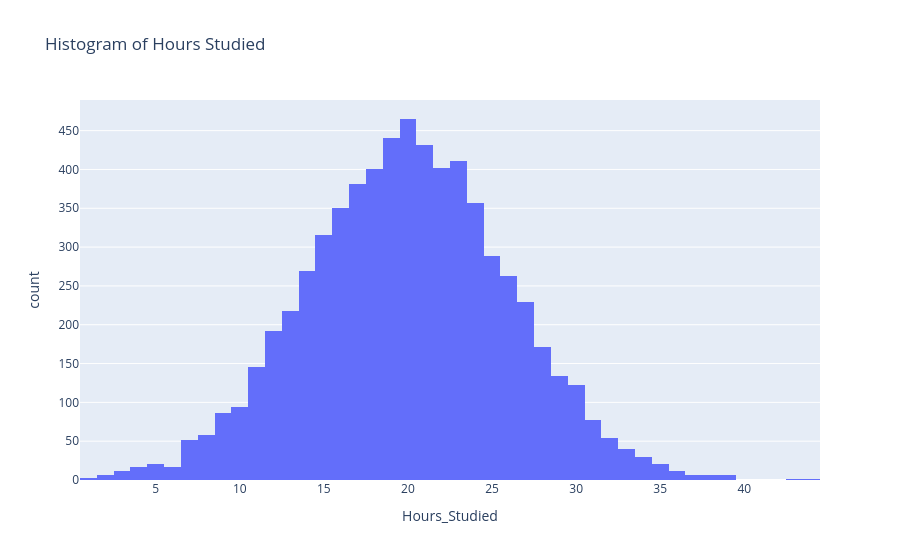

Notebook code for this chart:
### Code cell
fig = px.histogram(df, x='Hours_Studied', title='Histogram of Hours Studied')

fig.show()

### Figure 1 — Plotly figure (JSON) as saved in the notebook; plotly's stock layout.template omitted (floating-point values rounded to 4 significant figures; data arrays with more than 128 entries replaced by an {"elided": "..."} marker saying what was removed)
{"data": [{"bingroup": "x", "hovertemplate": "Hours_Studied=%{x}<br>count=%{y}<extra></extra>", "legendgroup": "", "marker": {"color": "#636efa", "pattern": {"shape": ""}}, "name": "", "orientation": "v", "showlegend": false, "type": "histogram", "x": {"elided": "6607 int values"}, "xaxis": "x", "yaxis": "y"}], "layout": {"barmode": "relative", "legend": {"tracegroupgap": 0}, "title": {"text": "Histogram of Hours Studied"}, "xaxis": {"anchor": "y", "domain": [0, 1], "title": {"text": "Hours_Studied"}}, "yaxis": {"anchor": "x", "domain": [0, 1], "title": {"text": "count"}}}}
